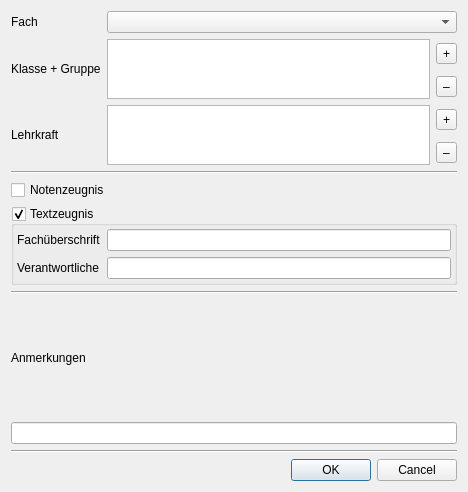
<?xml version="1.0" encoding="UTF-8"?>
<ui version="4.0">
 <class>Dialog</class>
 <widget class="QDialog" name="Dialog">
  <property name="geometry">
   <rect>
    <x>0</x>
    <y>0</y>
    <width>468</width>
    <height>492</height>
   </rect>
  </property>
  <property name="sizePolicy">
   <sizepolicy hsizetype="Preferred" vsizetype="Maximum">
    <horstretch>0</horstretch>
    <verstretch>0</verstretch>
   </sizepolicy>
  </property>
  <property name="windowTitle">
   <string/>
  </property>
  <property name="sizeGripEnabled">
   <bool>false</bool>
  </property>
  <layout class="QVBoxLayout" name="verticalLayout_2">
   <item>
    <layout class="QGridLayout" name="gridLayout">
     <item row="0" column="0">
      <widget class="QLabel" name="label_3">
       <property name="text">
        <string>Fach</string>
       </property>
      </widget>
     </item>
     <item row="0" column="1" colspan="2">
      <widget class="QComboBox" name="cb_subject"/>
     </item>
     <item row="1" column="1" rowspan="2">
      <widget class="QListWidget" name="listWidget">
       <property name="minimumSize">
        <size>
         <width>0</width>
         <height>60</height>
        </size>
       </property>
      </widget>
     </item>
     <item row="1" column="2">
      <widget class="QToolButton" name="toolButton">
       <property name="text">
        <string>+</string>
       </property>
      </widget>
     </item>
     <item row="2" column="2">
      <widget class="QToolButton" name="toolButton_2">
       <property name="text">
        <string>–</string>
       </property>
      </widget>
     </item>
     <item row="3" column="0" rowspan="2">
      <widget class="QLabel" name="label_4">
       <property name="text">
        <string>Lehrkraft</string>
       </property>
      </widget>
     </item>
     <item row="3" column="1" rowspan="2">
      <widget class="QListWidget" name="listWidget">
       <property name="minimumSize">
        <size>
         <width>0</width>
         <height>60</height>
        </size>
       </property>
      </widget>
     </item>
     <item row="3" column="2">
      <widget class="QToolButton" name="toolButton_3">
       <property name="text">
        <string>+</string>
       </property>
      </widget>
     </item>
     <item row="4" column="2">
      <widget class="QToolButton" name="toolButton_4">
       <property name="text">
        <string>–</string>
       </property>
      </widget>
     </item>
     <item row="1" column="0" rowspan="2">
      <widget class="QLabel" name="label">
       <property name="text">
        <string>&lt;html&gt;&lt;head/&gt;&lt;body&gt;&lt;p&gt;Klasse + Gruppe&lt;/p&gt;&lt;/body&gt;&lt;/html&gt;</string>
       </property>
       <property name="wordWrap">
        <bool>true</bool>
       </property>
      </widget>
     </item>
    </layout>
   </item>
   <item>
    <widget class="Line" name="line_3">
     <property name="orientation">
      <enum>Qt::Horizontal</enum>
     </property>
    </widget>
   </item>
   <item>
    <widget class="QCheckBox" name="grade_report">
     <property name="text">
      <string>Notenzeugnis</string>
     </property>
    </widget>
   </item>
   <item>
    <widget class="QGroupBox" name="text_report">
     <property name="sizePolicy">
      <sizepolicy hsizetype="Preferred" vsizetype="Fixed">
       <horstretch>0</horstretch>
       <verstretch>0</verstretch>
      </sizepolicy>
     </property>
     <property name="title">
      <string>Textzeugnis</string>
     </property>
     <property name="checkable">
      <bool>true</bool>
     </property>
     <layout class="QVBoxLayout" name="verticalLayout">
      <property name="leftMargin">
       <number>3</number>
      </property>
      <property name="topMargin">
       <number>3</number>
      </property>
      <property name="rightMargin">
       <number>3</number>
      </property>
      <property name="bottomMargin">
       <number>3</number>
      </property>
      <item>
       <layout class="QFormLayout" name="formLayout_2">
        <item row="0" column="0">
         <widget class="QLabel" name="label_5">
          <property name="text">
           <string>Fachüberschrift</string>
          </property>
         </widget>
        </item>
        <item row="0" column="1">
         <widget class="QLineEdit" name="le_subject_title"/>
        </item>
        <item row="1" column="0">
         <widget class="QLabel" name="label_6">
          <property name="text">
           <string>Verantwortliche</string>
          </property>
         </widget>
        </item>
        <item row="1" column="1">
         <widget class="QLineEdit" name="le_signature"/>
        </item>
       </layout>
      </item>
     </layout>
    </widget>
   </item>
   <item>
    <widget class="Line" name="line_2">
     <property name="orientation">
      <enum>Qt::Horizontal</enum>
     </property>
    </widget>
   </item>
   <item>
    <widget class="QLabel" name="label_7">
     <property name="text">
      <string>Anmerkungen</string>
     </property>
    </widget>
   </item>
   <item>
    <widget class="QLineEdit" name="le_info"/>
   </item>
   <item>
    <widget class="Line" name="line">
     <property name="orientation">
      <enum>Qt::Horizontal</enum>
     </property>
    </widget>
   </item>
   <item>
    <widget class="QDialogButtonBox" name="buttonBox">
     <property name="orientation">
      <enum>Qt::Horizontal</enum>
     </property>
     <property name="standardButtons">
      <set>QDialogButtonBox::Cancel|QDialogButtonBox::Ok</set>
     </property>
    </widget>
   </item>
  </layout>
 </widget>
 <resources/>
 <connections>
  <connection>
   <sender>buttonBox</sender>
   <signal>accepted()</signal>
   <receiver>Dialog</receiver>
   <slot>accept()</slot>
   <hints>
    <hint type="sourcelabel">
     <x>248</x>
     <y>254</y>
    </hint>
    <hint type="destinationlabel">
     <x>157</x>
     <y>274</y>
    </hint>
   </hints>
  </connection>
  <connection>
   <sender>buttonBox</sender>
   <signal>rejected()</signal>
   <receiver>Dialog</receiver>
   <slot>reject()</slot>
   <hints>
    <hint type="sourcelabel">
     <x>316</x>
     <y>260</y>
    </hint>
    <hint type="destinationlabel">
     <x>286</x>
     <y>274</y>
    </hint>
   </hints>
  </connection>
 </connections>
</ui>
